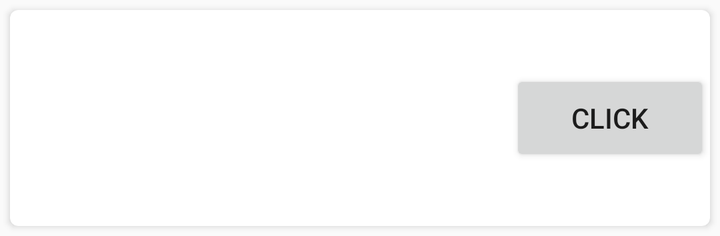
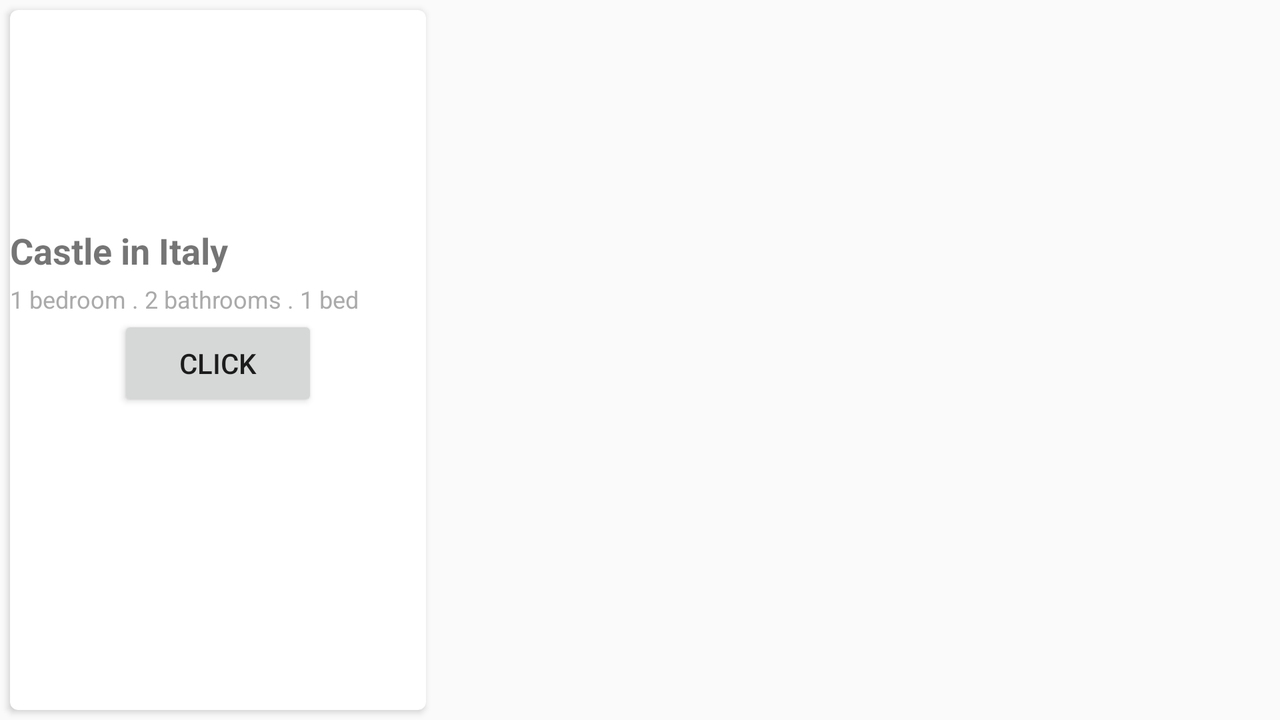

An Android layout and its configuration variant, each rendered on a device that would load it. The default file and the variant file are quoted in full after the pictures.
<!-- AndroidManifest.xml: application theme AppTheme -->
<!-- res/layout/listing_item.xml -->
<?xml version="1.0" encoding="utf-8"?>
<android.support.v7.widget.CardView
    xmlns:android="http://schemas.android.com/apk/res/android"
    xmlns:card_view="http://schemas.android.com/apk/res-auto"
    android:layout_width="match_parent"
    android:layout_height="wrap_content"
    android:layout_margin="5dp"
    card_view:cardCornerRadius="4dp">

  <LinearLayout
      android:layout_width="match_parent"
      android:layout_height="wrap_content"
      android:orientation="horizontal"
      >

    <ImageView
        android:id="@+id/image"
        android:layout_width="100dp"
        android:layout_height="100dp"
        android:layout_gravity="center"
        android:layout_margin="4dp"
        android:scaleType="centerCrop"/>

    <LinearLayout
        android:layout_width="0dp"
        android:layout_height="wrap_content"
        android:layout_weight="1"
        android:layout_margin="@dimen/activity_horizontal_margin"
        android:orientation="vertical">

      <TextView
          android:id="@+id/title"
          android:layout_width="match_parent"
          android:layout_height="wrap_content"
          android:ellipsize="end"
          android:maxLines="1"
          android:singleLine="true"
          android:textSize="18sp"
          android:textStyle="bold"/>

      <TextView
          android:id="@+id/subtitle"
          android:layout_width="wrap_content"
          android:layout_height="wrap_content"
          android:paddingTop="4dp"
          android:textColor="@android:color/darker_gray"
          android:textSize="12sp"/>

    </LinearLayout>

    <Button
        android:id="@+id/button"
        android:layout_width="100dp"
        android:layout_height="wrap_content"
        android:layout_gravity="center_vertical"
        android:text="@string/click"
        />

  </LinearLayout>
</android.support.v7.widget.CardView>
<!-- resources referenced by this layout -->
<resources>
  <string name="click">Click</string>
  <style name="AppTheme" parent="Theme.AppCompat.Light.DarkActionBar">
      
      <item name="colorPrimary">@color/colorPrimary</item>
      <item name="colorPrimaryDark">@color/colorPrimaryDark</item>
      
      <item name="android:windowSharedElementEnterTransition">
        @transition/detail_transition
      </item>
      <item name="android:windowSharedElementExitTransition">
        @transition/detail_transition
      </item>
    </style>
</resources>
<!-- res/layout-land/listing_item.xml (the repository's variant of the layout above) -->
<!-- drawn on the phone turned sideways -->
<?xml version="1.0" encoding="utf-8"?>
<android.support.v7.widget.CardView
    xmlns:android="http://schemas.android.com/apk/res/android"
    xmlns:card_view="http://schemas.android.com/apk/res-auto"
    xmlns:tools="http://schemas.android.com/tools"
    android:layout_width="wrap_content"
    android:layout_height="match_parent"
    android:layout_margin="5dp"
    card_view:cardCornerRadius="4dp">

  <LinearLayout
      android:layout_width="wrap_content"
      android:layout_height="match_parent"
      android:orientation="vertical"
      >

    <ImageView
        android:id="@+id/image"
        android:layout_width="200dp"
        android:layout_height="100dp"
        android:layout_gravity="center"
        android:layout_margin="4dp"
        android:scaleType="centerCrop"/>

    <TextView
        android:id="@+id/title"
        android:layout_width="match_parent"
        android:layout_height="wrap_content"
        android:maxLines="4"
        android:textSize="18sp"
        android:textStyle="bold"
        tools:text="Castle in Italy"/>


    <TextView
        android:id="@+id/subtitle"
        android:layout_width="wrap_content"
        android:layout_height="wrap_content"
        android:paddingTop="4dp"
        android:textColor="@android:color/darker_gray"
        android:textSize="12sp"
        tools:text="1 bedroom . 2 bathrooms . 1 bed"/>

    <Button
        android:id="@+id/button"
        android:layout_width="100dp"
        android:layout_height="wrap_content"
        android:layout_gravity="center"
        android:text="@string/click"
        />

  </LinearLayout>
</android.support.v7.widget.CardView>
